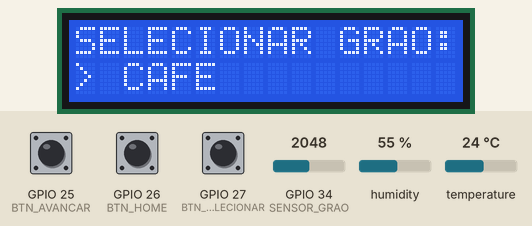
A sketch run on a simulated ESP32. Shown: 16×2 character LCD. The test bench sets the inputs (shaded band); at power-on: GPIO 27 (BTN_SELECIONAR) HIGH, GPIO 26 (BTN_HOME) HIGH, GPIO 25 (BTN_AVANCAR) HIGH, humidity 55 %, GPIO 34 (SENSOR_GRAO) = 2048, temperature 24 °C. WiFi joins after 1.5 s; servers stay silent unless stated; uploads are accepted with an empty reply; the local clock reads 2024-03-15 10:24:30 at power-on unless the sketch sets it; what the sketch prints to the serial monitor is not drawn.

Above: at 4.3 s.
4.4 s: GPIO 27 (BTN_SELECIONAR) pulled LOW for 0.15 s
At 7.3 s:
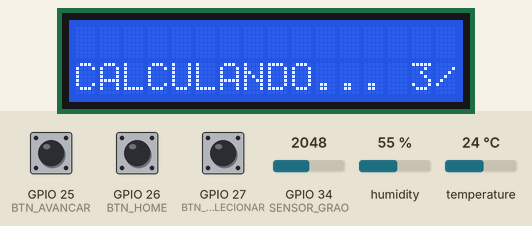
7.5 s: GPIO 26 (BTN_HOME) pulled LOW for 1 s
At 8.3 s:
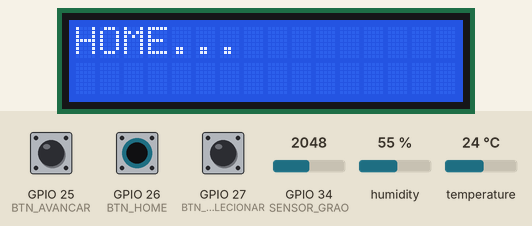
10.0 s: GPIO 25 (BTN_AVANCAR) pulled LOW for 0.15 s
At 11.2 s:
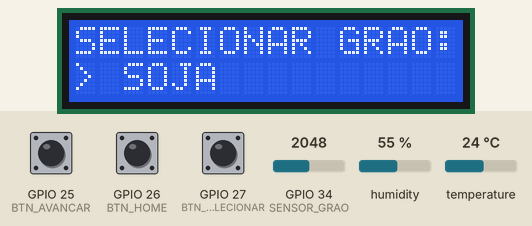
11.7 s: GPIO 25 (BTN_AVANCAR) pulled LOW for 1 s
At 13.2 s:
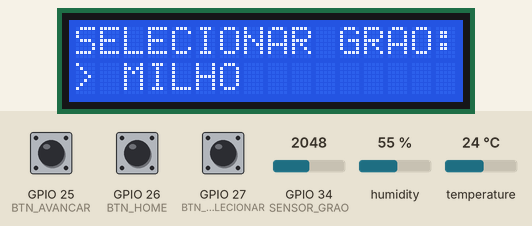
14.2 s: GPIO 27 (BTN_SELECIONAR) pulled LOW for 1 s
At 15.8 s:
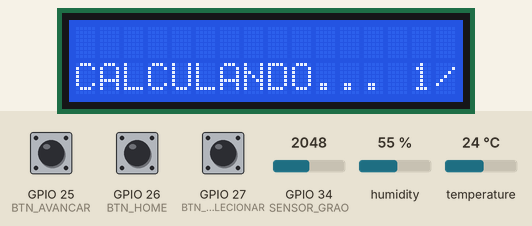
18.2 s: humidity set to 22 %
At 19.6 s:
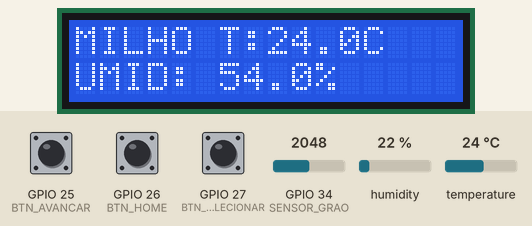
Timing chart, 0 to 20.9 s (numbered marks = the images above; inputs shaded):
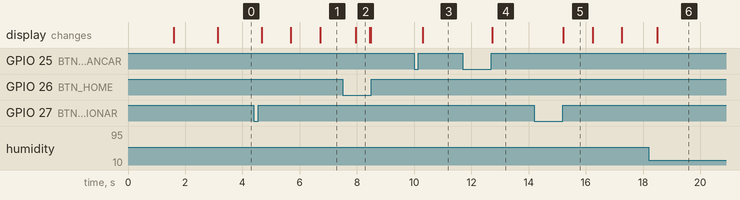

Measured:
- after the input at 4.4 s, the display: first changes after 0.27 s (image 1 shows a later state)
- after the input at 7.5 s, the display: changes after 0.45 s (image 2)
- after the input at 10.0 s, the display: changes after 0.29 s (image 3)
- after the input at 11.7 s, the display: changes after 1.0 s (image 4)
- after the input at 14.2 s, the display: changes after 1.0 s (image 5)
- after the input at 18.2 s, the display: changes after 0.29 s (image 6)
- what the display in image 2 shows lasts 0.5 s, from 8.0 s to 8.5 s

The sketch:

sensorconectadowifi.ino
```cpp
#include <Wire.h>
#include <LiquidCrystal_I2C.h>
#include <DHT.h>
#include <BluetoothSerial.h>
#include <WiFi.h>
#include <HTTPClient.h>
#include <time.h>

// --- CONFIGURAÇÕES DE REDE E SERVIDOR ---
const char* ssid       = "";       // COLOQUE O NOME DO SEU WI-FI AQUI
const char* password   = "";      // COLOQUE A SENHA AQUI
const char* serverName = ""; // Se tiver uma rota (ex: /api/dados), coloque no final

// --- CONFIGURAÇÕES DE HARDWARE ---
LiquidCrystal_I2C lcd(0x27, 16, 2);
#define DHTPIN 18
#define DHTTYPE DHT22
#define SENSOR_GRAO 34
DHT dht(DHTPIN, DHTTYPE);

// --- BOTÕES ---
const int BTN_AVANCAR    = 25;
const int BTN_SELECIONAR = 27;
const int BTN_HOME       = 26;

// --- VARIÁVEIS ---
int opcao = 0;
const int totalOpcoes = 4;
String itens[] = {"CAFE", "SOJA", "MILHO", "PERSONALIZADO"};

// --- FUNÇÃO PARA PEGAR DATA E HORA DA INTERNET ---
String pegarDataHoraAtual() {
  struct tm timeinfo;
  if(!getLocalTime(&timeinfo)){
    return "Erro_Relogio";
  }
  char timeStringBuff[50];
  // Formata no padrão exigido: "YYYY-MM-DD HH:MM:SS"
  strftime(timeStringBuff, sizeof(timeStringBuff), "%Y-%m-%d %H:%M:%S", &timeinfo);
  return String(timeStringBuff);
}

void setup() {
  Serial.begin(115200);
  Wire.begin(32, 33);
  lcd.init();
  lcd.backlight();
  dht.begin();

  pinMode(BTN_AVANCAR, INPUT_PULLUP);
  pinMode(BTN_SELECIONAR, INPUT_PULLUP);
  pinMode(BTN_HOME, INPUT_PULLUP);

  lcd.setCursor(0, 0);
  lcd.print("Conectando WiFi");

  // Conexão Wi-Fi
  WiFi.begin(ssid, password);
  while (WiFi.status() != WL_CONNECTED) {
    delay(500);
    Serial.print(".");
  }

  // Configura o fuso horário (UTC-3 para o Brasil)
  configTime(-3 * 3600, 0, "pool.ntp.org", "time.nist.gov");

  lcd.clear();
  lcd.setCursor(0, 0);
  lcd.print("SISTEMA PRONTO");
  lcd.setCursor(0, 1);
  lcd.print("WIFI OK");
  delay(1500);
  lcd.clear();
}

void loop() {
  // --- MENU ---
  lcd.setCursor(0, 0);
  lcd.print("SELECIONAR GRAO: ");
  lcd.setCursor(0, 1);
  lcd.print("> " + itens[opcao] + "           ");

  if (digitalRead(BTN_AVANCAR) == LOW) {
    opcao = (opcao + 1) % totalOpcoes;
    delay(250);
    while(digitalRead(BTN_AVANCAR) == LOW);
  }

  if (digitalRead(BTN_SELECIONAR) == LOW) {
    delay(250);
    while(digitalRead(BTN_SELECIONAR) == LOW);
    calcularUmidadeFinal();
  }
}

void calcularUmidadeFinal() {
  float somaUmidAr = 0;
  float somaTempAr = 0;
  long somaleituraCapacitiva = 0;

  lcd.clear();

  for (int i = 1; i <= 3; i++) {
    lcd.setCursor(0, 1);
    lcd.print("CALCULANDO... " + String(i) + "/3");
    delay(1000);

    somaUmidAr += dht.readHumidity();
    somaTempAr += dht.readTemperature();
    somaleituraCapacitiva += analogRead(SENSOR_GRAO);
  }

  // CÁLCULOS DAS MÉDIAS
  float mediaUmidAr = somaUmidAr / 3.0;
  float mediaTempAr = somaTempAr / 3.0;
  int mediaCapacitiva = somaleituraCapacitiva / 3;

  float umidInterna = map(mediaCapacitiva, 3200, 1400, 0, 100);
  umidInterna = constrain(umidInterna, 0, 100);

  // FUSÃO
  float umidFinalGrao = (mediaUmidAr + umidInterna) / 2.0;

  // --- MONTAGEM DO JSON E ENVIO HTTP ---
  if(WiFi.status() == WL_CONNECTED){
    HTTPClient http;
    http.begin(serverName);
    http.addHeader("Content-Type", "application/json");

    // Prepara o payload JSON exatamente no formato que você pediu
    String dataHora = pegarDataHoraAtual();
    String jsonPayload = "{";
    jsonPayload += "\"grao\": \"" + itens[opcao] + "\",";
    jsonPayload += "\"umidade\": " + String(umidFinalGrao, 1) + ",";
    jsonPayload += "\"temperatura\": " + String(mediaTempAr, 1) + ",";
    jsonPayload += "\"dhrealizado\": \"" + dataHora + "\"";
    jsonPayload += "}";

    // Envia o POST e pega a resposta
    int httpResponseCode = http.POST(jsonPayload);

    // Libera a requisição
    http.end();
  }

  // --- EXIBIÇÃO ESTÁTICA ---
  lcd.clear();
  lcd.setCursor(0, 0);
  lcd.print(itens[opcao]);
  lcd.print(" T:");
  lcd.print(mediaTempAr, 1);
  lcd.print("C");

  lcd.setCursor(0, 1);
  lcd.print("UMID: ");
  lcd.print(umidFinalGrao, 1);
  lcd.print("% ");

  // TRAVA ATÉ APERTAR HOME
  while (digitalRead(BTN_HOME) == HIGH) {
    delay(10);
  }

  lcd.clear();
  lcd.print("HOME...");
  delay(500);
  lcd.clear();
}
```
